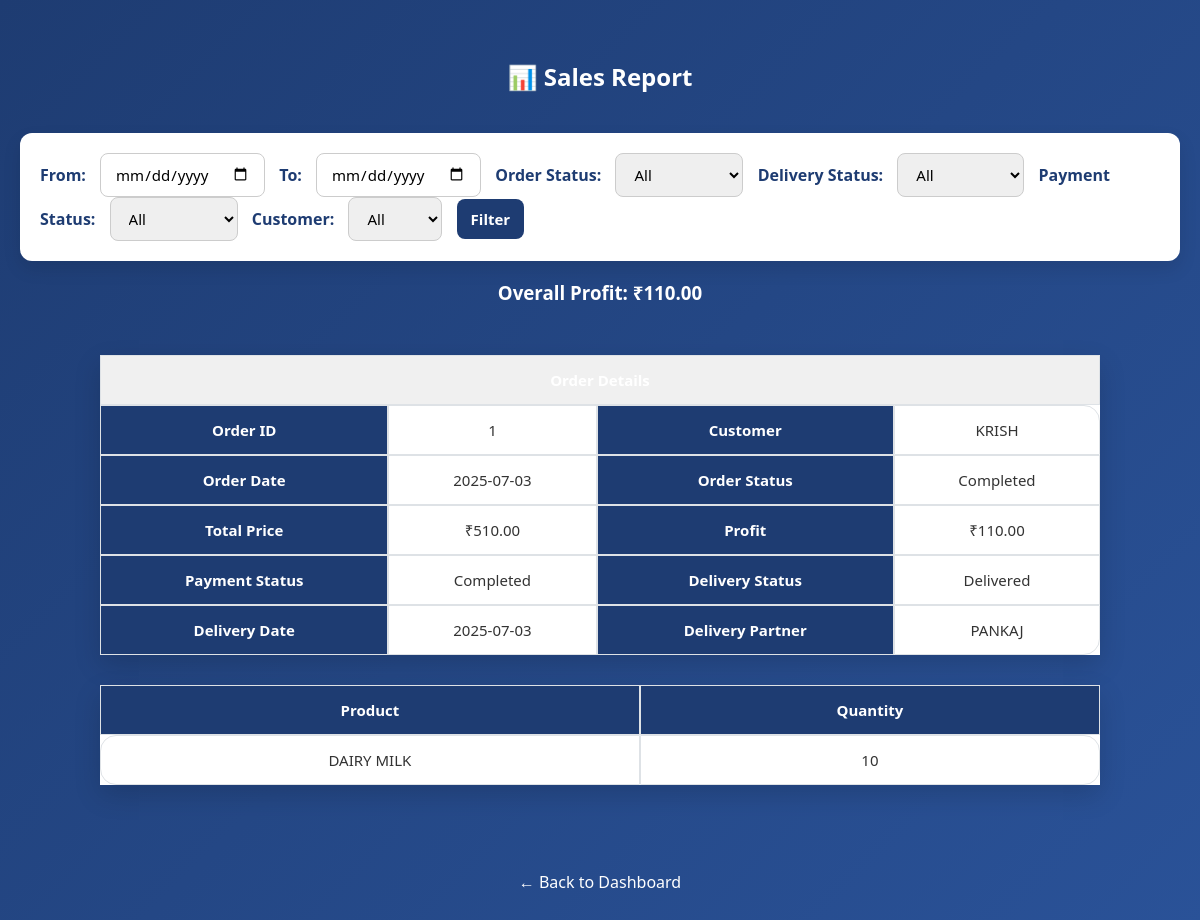
Page /sales/sales_report.php (signed in) on the committed database.
### tables this page shows
CREATE TABLE `orders` (
  `id` int(11) NOT NULL,
  `customer_id` int(11) NOT NULL,
  `orderDate` date NOT NULL,
  `totalPrice` decimal(10,2) NOT NULL,
  `profit` decimal(10,2) DEFAULT NULL,
  `orderStatus` varchar(50) NOT NULL DEFAULT 'Pending',
  `paymentId` int(11) DEFAULT NULL,
  `transportationId` int(11) DEFAULT NULL
);

CREATE TABLE `customers` (
  `id` int(11) NOT NULL,
  `name` varchar(255) NOT NULL,
  `contactInfo` varchar(255) NOT NULL,
  `address` text DEFAULT NULL,
  `created_at` timestamp NOT NULL DEFAULT current_timestamp()
);

CREATE TABLE `payments` (
  `id` int(11) NOT NULL,
  `order_id` int(11) DEFAULT NULL,
  `paymentDate` date DEFAULT NULL,
  `paymentStatus` varchar(50) NOT NULL DEFAULT 'Pending',
  `amount` decimal(10,2) NOT NULL,
  `customer_name` varchar(255) DEFAULT NULL,
  `customer_contactInfo` varchar(255) DEFAULT NULL,
  `created_at` timestamp NOT NULL DEFAULT current_timestamp()
);

CREATE TABLE `transportation` (
  `id` int(11) NOT NULL,
  `order_id` int(11) NOT NULL,
  `deliveryPartner_id` int(11) DEFAULT NULL,
  `deliveryStatus` varchar(50) NOT NULL DEFAULT 'Processing',
  `deliveryDate` date DEFAULT NULL,
  `estimatedDeliveryDate` date DEFAULT NULL,
  `created_at` timestamp NOT NULL DEFAULT current_timestamp()
);

CREATE TABLE `deliverypartner` (
  `id` int(11) NOT NULL,
  `name` varchar(255) NOT NULL,
  `contactInfo` varchar(255) NOT NULL
);

CREATE TABLE `ordered` (
  `order_id` int(11) NOT NULL,
  `inventory_id` int(11) NOT NULL,
  `product_id` int(11) NOT NULL,
  `supplier_id` int(11) NOT NULL,
  `costPriceAtSale` decimal(10,7) NOT NULL,
  `quantity` int(11) NOT NULL
);

CREATE TABLE `products` (
  `id` int(11) NOT NULL,
  `name` varchar(255) NOT NULL,
  `category` varchar(255) DEFAULT NULL,
  `price` decimal(10,2) NOT NULL,
  `created_at` timestamp NOT NULL DEFAULT current_timestamp()
);

### sales/sales_report.php (the view, shortened to what this page needs)
<?php
include '../includes/db.php';
$conditions = [];
$where = $conditions ? "WHERE " . implode(" AND ", $conditions) : "";
$sql_orders = "
    SELECT
        o.id AS orderId,
        c.name AS customerName,
        o.orderDate,
        o.totalPrice,
        o.orderStatus,
        o.profit,
        t.deliveryStatus,
        t.deliveryDate,
        dp.name AS partnerName,
        p.paymentStatus
    FROM orders o
    JOIN customers c ON o.customer_id = c.id
    LEFT JOIN transportation t ON o.transportationId = t.id
    LEFT JOIN deliverypartner dp ON t.deliveryPartner_id = dp.id
    LEFT JOIN payments p ON o.paymentId = p.id
    $where
    ORDER BY o.orderDate DESC
";
$stmt_orders = $conn->prepare($sql_orders);
$stmt_orders->execute();
$orders_result = $stmt_orders->get_result();
$orderData = [];
$totalProfit = 0;
if ($orders_result) {
    while ($row = $orders_result->fetch_assoc()) {
        $orderId = $row['orderId'];
        $totalProfit += $row['profit'];
        $orderData[$orderId] = $row;
        $orderData[$orderId]['items'] = [];
    }
}
if (!empty($orderData)) {
    $placeholders = implode(',', array_fill(0, count($orderData), '?'));
    $ids_array = array_keys($orderData);
    $param_types_items = str_repeat('i', count($ids_array));
    $sql_items = "
        SELECT
            oi.order_id,
            p.name AS productName,
            oi.quantity
        FROM ordered oi
        JOIN products p ON oi.product_id = p.id
        WHERE oi.order_id IN ($placeholders)
    ";
    $stmt_items = $conn->prepare($sql_items);
    $bind_args_items = [$param_types_items];
    foreach ($ids_array as $key => $value) {
        $bind_args_items[] = &$ids_array[$key];
    }
    call_user_func_array([$stmt_items, 'bind_param'], $bind_args_items);
    $stmt_items->execute();
    $items_result = $stmt_items->get_result();
    if ($items_result) {
        while ($item = $items_result->fetch_assoc()) {
            $orderData[$item['order_id']]['items'][] = $item;
        }
    }
}
?>
<!DOCTYPE html>
<html lang="en">
<head>
    <link rel="stylesheet" href="../assets/tables.css">
</head>
<body>
<h2>📊 Sales Report</h2>
<form method="GET">
    <label>From:</label>
    <input type="date" name="from_date" value="<?= htmlspecialchars($_GET['from_date'] ?? '') ?>">
    <label>To:</label>
    <input type="date" name="to_date" value="<?= htmlspecialchars($_GET['to_date'] ?? '') ?>">
    <label>Order Status:</label>
    <select name="order_status">
        <option value="">All</option>
    </select>
    <label>Delivery Status:</label>
    <select name="delivery_status">
        <option value="">All</option>
    </select>
    <label>Payment Status:</label>
    <select name="payment_status">
        <option value="">All</option>
    </select>
    <label>Customer:</label>
    <select name="customer_id">
        <option value="">All</option>
    </select>
    <button type="submit">Filter</button>
</form>
<?php if (empty($orderData)): ?>
    <p><strong>No orders found for the selected filters.</strong></p>
<?php else: ?>
    <h3>Overall Profit: ₹<?= number_format($totalProfit, 2) ?></h3>
    <?php foreach ($orderData as $order): ?>
        <table class="order-details-table">
            <thead>
                <tr><th colspan="4" style="text-align: center; background-color: #f0f0f0;">Order Details</th></tr>
            </thead>
            <tbody>
                <tr>
                    <th>Order ID</th>
                    <td><?= htmlspecialchars($order["orderId"]) ?></td>
                    <th>Customer</th>
                    <td><?= htmlspecialchars($order["customerName"]) ?></td>
                </tr>
                <tr>
                    <th>Order Date</th>
                    <td><?= htmlspecialchars($order["orderDate"]) ?></td>
                    <th>Order Status</th>
                    <td><?= htmlspecialchars($order["orderStatus"]) ?></td>
                </tr>
                <tr>
                    <th>Total Price</th>
                    <td>₹<?= number_format($order["totalPrice"], 2) ?></td>
                    <th>Profit</th>
                    <td>₹<?= number_format($order["profit"], 2) ?></td>
                </tr>
                <tr>
                    <th>Payment Status</th>
                    <td><?= htmlspecialchars($order["paymentStatus"] ?? 'N/A') ?></td>
                    <th>Delivery Status</th>
                    <td><?= htmlspecialchars($order["deliveryStatus"] ?? 'N/A') ?></td>
                </tr>
                <tr>
                    <th>Delivery Date</th>
                    <td><?= htmlspecialchars($order["deliveryDate"] ?? 'N/A') ?></td>
                    <th>Delivery Partner</th>
                    <td><?= htmlspecialchars($order["partnerName"] ?? 'N/A') ?></td>
                </tr>
            </tbody>
        </table>
        <?php if (!empty($order["items"])): ?>
            <table class="order-items-table">
                <thead>
                    <tr>
                        <th>Product</th>
                        <th>Quantity</th>
                    </tr>
                </thead>
                <tbody>
                    <?php foreach ($order["items"] as $item): ?>
                        <tr class="product-row">
                            <td><?= htmlspecialchars($item["productName"]) ?></td>
                            <td><?= htmlspecialchars($item["quantity"]) ?></td>
                        </tr>
                    <?php endforeach; ?>
                </tbody>
            </table>
        <?php else: ?>
            <p>No items found for this order.</p>
        <?php endif; ?>
        <br><br>
    <?php endforeach; ?>
<?php endif; ?>
<br>
<a href="../dashboard.php">← Back to Dashboard</a>
</body>
</html>

### assets/tables.css (style rules this page uses)
body { margin: 0; padding: 40px 20px; font-family: 'Segoe UI', Tahoma, Geneva, Verdana, sans-serif; background: linear-gradient(135deg, #1e3c72, #2a5298); min-height: 100vh; box-sizing: border-box; color: #333; display: flex; flex-direction: column; align-items: center; }
h2, h3, h4 { color: #ffffff; text-align: center; margin-bottom: 20px; }
table { width: 100%; max-width: 1000px; border-collapse: separate; border-spacing: 0; box-shadow: 0 10px 25px rgba(0, 0, 0, 0.15); margin-top: 30px; background-color: #ffffff; }
table tr:first-child td:first-child { border-top-left-radius: 16px; }
table tr:first-child td:last-child { border-top-right-radius: 16px; }
table tr:last-child td:first-child { border-bottom-left-radius: 16px; }
table tr:last-child td:last-child { border-bottom-right-radius: 16px; }
table th, table td { border: 1px solid #dee2e6; padding: 14px 12px; text-align: center; font-size: 15px; background-color: #ffffff; }
table th { background-color: #1e3c72; color: white; font-weight: 600; }
table tr:nth-child(even) { background-color: #ffffff; }
form { background-color: #ffffff; padding: 20px; border-radius: 12px; box-shadow: 0 8px 18px rgba(0, 0, 0, 0.1); margin-top: 20px; display: inline-block; }
label { font-weight: 600; margin-right: 10px; color: #1e3c72; }
input[type="date"], select, button { padding: 10px 14px; margin-right: 10px; border-radius: 8px; border: 1px solid #ccc; font-size: 15px; font-family: inherit; transition: border-color 0.3s ease; }
button { background-color: #1e3c72; color: white; border: none; font-weight: 600; cursor: pointer; transition: background-color 0.3s ease; }
a { margin-top: 20px; color: #ffffff; font-weight: 500; text-align: center; text-decoration: none; display: block; }

### rows in the picture
orders: id "1", customer.name "KRISH", orderDate "2025-07-03", orderStatus "Completed", totalPrice "510.00", profit "110.00", paymentId.paymentStatus "Completed", transportationId.deliveryStatus "Delivered", transportationId.deliveryDate "2025-07-03", deliverypartner.name "PANKAJ"
ordered: products.name "DAIRY MILK", quantity "10"

### other values in the picture
$totalProfit "110.00"
